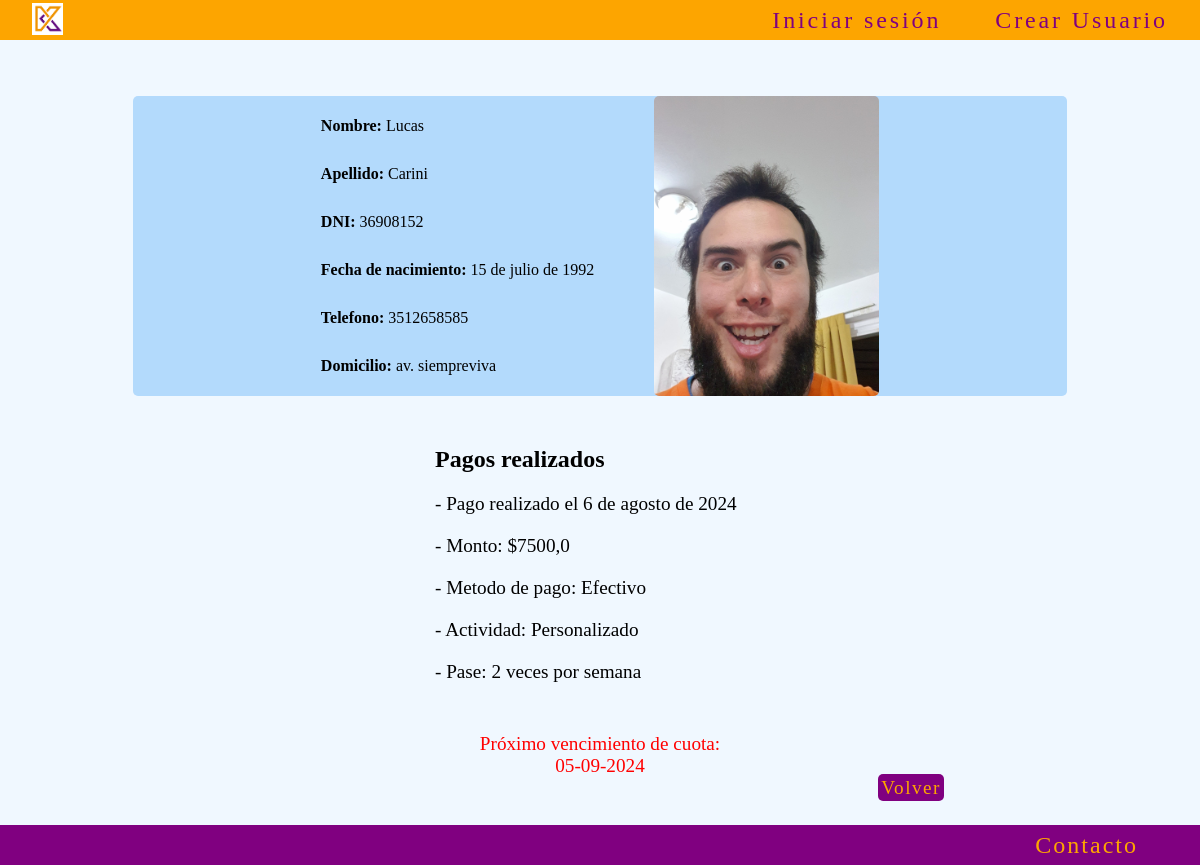
Page /usuarios/perfil/6/ on the earlier database version.
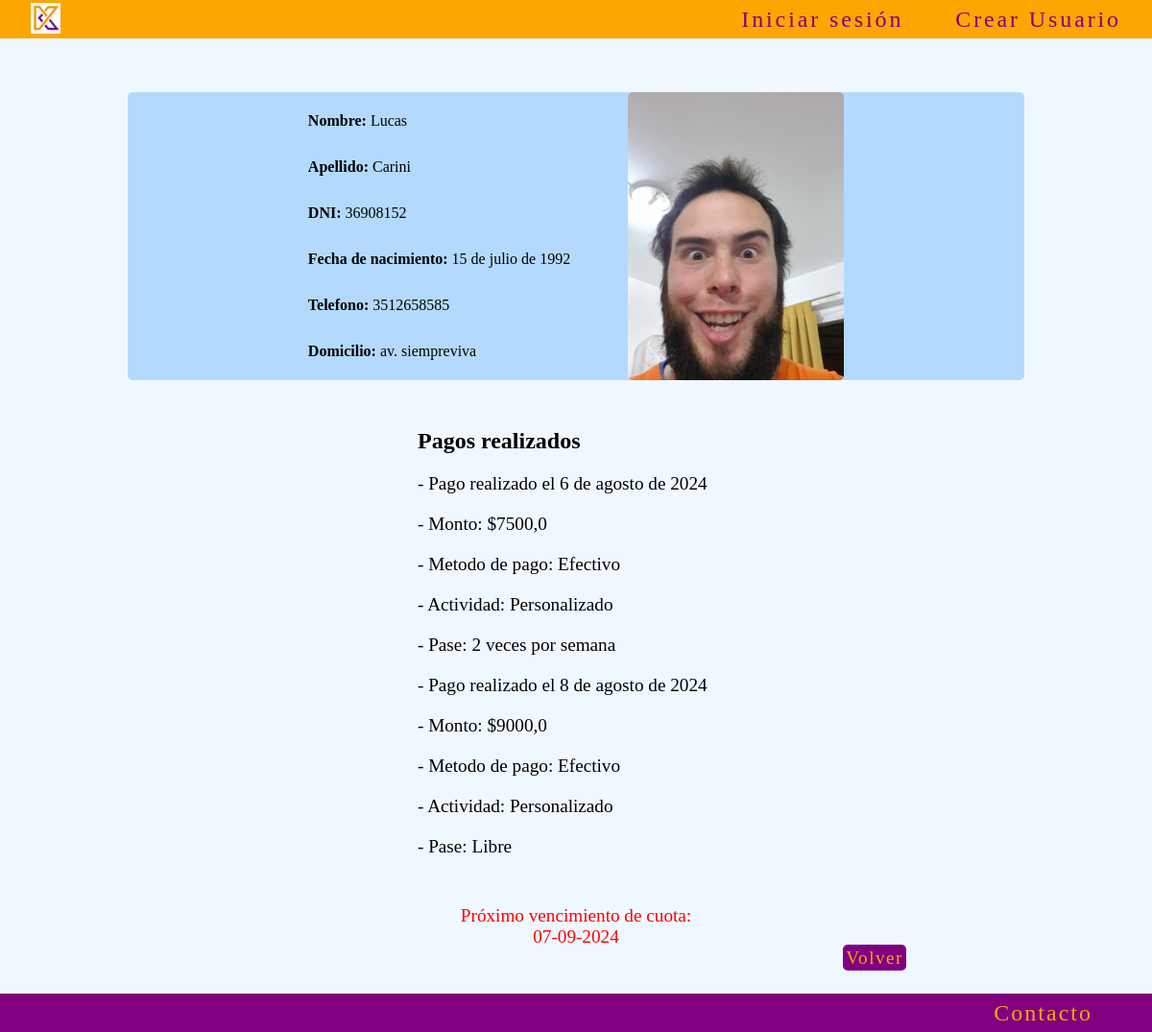
Same page on the later database version.
### pagos/models.py (models this page shows, shortened)
class Pagos(models.Model):
    usuario = models.ForeignKey(Usuarios, on_delete=models.DO_NOTHING)
    monto = models.FloatField()
    modo_pago = models.CharField(max_length=50, null=True, blank=True)
    actividad = models.CharField(max_length=50)
    pase = models.CharField(max_length=50, null=True, blank=True)
    fecha = models.DateField(auto_now=True)
    class Meta:
        verbose_name = 'pago'
        verbose_name_plural = 'pagos'

### usuarios/views.py (the view)
# urls.py: path('perfil/<int:pk>/', perfil, name='perfil')
def perfil(request, pk):
    usuarios = get_object_or_404(Usuarios, id=pk)
    pagos = Pagos.objects.filter(usuario=usuarios)
    contexto = {
        'usuarios': usuarios,
        'proximo_vencimiento': usuarios.proximo_vencimiento,
        'pagos': pagos,
    }
    return render(request, 'usuarios/perfil.html', contexto)

### usuarios/models.py (called while the page is built)
    @property
    def proximo_vencimiento(self):
        ultimo_pago = self.pagos_set.order_by('-fecha').first() # type: ignore
        if ultimo_pago:
            return ultimo_pago.fecha + timedelta(days=30)
        return None

### usuarios/templates/usuarios/perfil.html (shortened to what this page needs)
{% extends 'core/base.html' %}
{% block content %}
    <main class="contenedor_principal">
        <ul class="datos-container">
            <div class="datos">
                <li><strong>Nombre:</strong> {{ usuarios.user.first_name }}</li>
                <li><strong>Apellido:</strong> {{ usuarios.user.last_name }}</li>
                <li><strong>DNI:</strong> {{ usuarios.dni }}</li>
                <li><strong>Fecha de nacimiento:</strong> {{ usuarios.fecha_nacimiento }}</li>
                <li><strong>Telefono:</strong> {{ usuarios.telefono }}</li>
                <li><strong>Domicilio:</strong> {{ usuarios.domicilio }}</li>
            </div>
            {% if usuarios.foto %}
                <img src="{{ usuarios.foto.url }}" alt="Foto de {{ usuarios.user.username }}" width="" height="" class="foto-usuario-detalle">
            {% else %}
                <p class="foto-usuario">No hay foto disponible</p>
            {% endif %}
        </ul>
        {% if pagos %}
            <div class="card-pago-container">
                <h2>Pagos realizados</h2>
                {% for pago in pagos %}
                <p>- Pago realizado el {{ pago.fecha }}</p>
                <p>- Monto: ${{ pago.monto }}</p>
                <p>- Metodo de pago: {{ pago.modo_pago.capitalize }}</p>
                <p>- Actividad: {{ pago.actividad.capitalize }}</p>
                <p>- Pase: {{ pago.pase.capitalize }}</p>
                {% endfor %}
            </div>
        {% endif %}
        <div class="proximo-vencimiento">
            {% if proximo_vencimiento %}
                <p>Próximo vencimiento de cuota:</p>
                <p>{{ proximo_vencimiento|date:"d-m-Y" }}</p>
            {% else %}
                <p>No hay pagos registrados</p>
            {% endif %}
        </div>
        <div class="volver-container">
            <a href="{% url 'core:index' %}" class="volver">Volver</a>
        </div>
    </main>
{% endblock content %}

Differences in the rows shown:
added Pagos: fecha "8 de agosto de 2024", monto "9000,0", modo_pago "Efectivo", actividad "Personalizado", pase "Libre"
Other differences:
{{ proximo_vencimiento|date:"d-m-Y" }}: "05-09-2024" → "07-09-2024"
